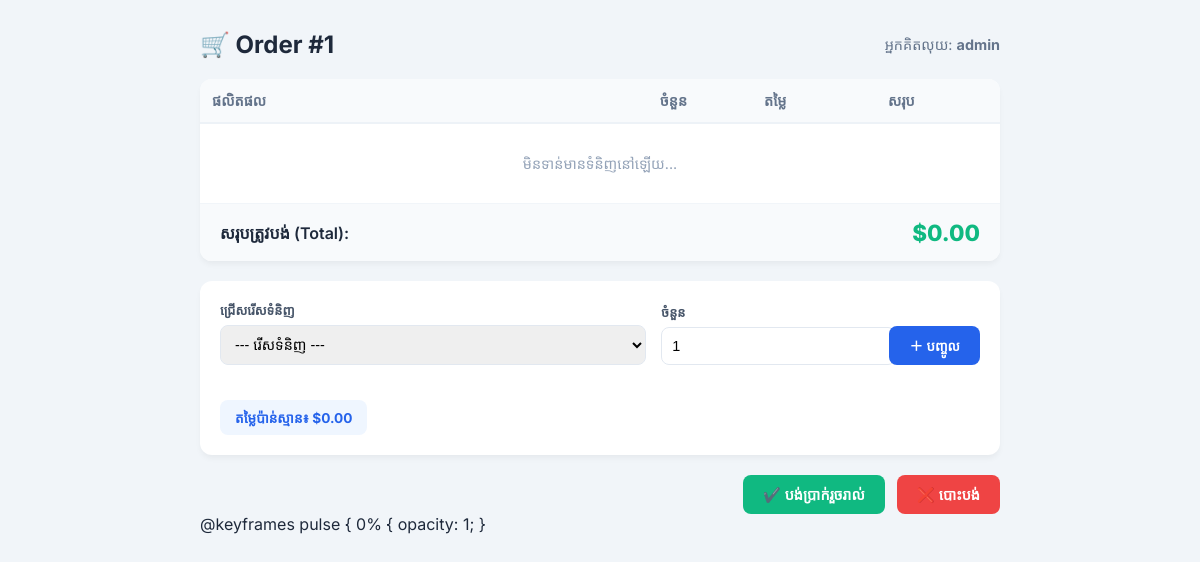
Screenshot of /sales/orders/1/items/ (signed in) with the database file from the repository.
### sales/models.py (models this page shows, shortened)
class Order(models.Model):
    STATUS_CHOICES = [
        ('open', 'បានបើក'),
        ('paid', 'បានបង់'),
        ('refunded', 'បានសង'),
        ('cancelled', 'បានលុបចោល'),
    ]
    cashier = models.ForeignKey(
        User,
        on_delete=models.SET_NULL,
        null=True,
        related_name='orders',
    )
    status = models.CharField(
        max_length=20,
        choices=STATUS_CHOICES,
        default='open'
    )
    created_at = models.DateTimeField(auto_now_add=True)
    notes = models.TextField(blank=True)
    @property
    def total(self):
        return sum(
            item.subtotal
            for item in self.items.all()
        )
    class Meta:
        ordering = ['-created_at']

### sales/views.py (the view, shortened to what this page needs)
# urls.py: path('orders/<int:pk>/items/', views.add_item, name='add_item'),
@login_required
def add_item(request, pk):
    order = get_object_or_404(Order, pk=pk)
    products = Product.objects.filter(
        is_active=True,
        stock__gt=0
    )
    item_form = OrderItemForm()
    return render(request, 'sales/add_item.html', {
        'order': order,
        'products': products,
        'item_form': item_form,
        'items': order.items.all(),
    })

### sales/forms.py (shortened to what this page needs)
class OrderItemForm(forms.ModelForm):
    class Meta:
        model  = OrderItem
        fields = ['product', 'quantity']

### sales/templates/sales/add_item.html (shortened to what this page needs)
<!doctype html>
<html lang="km">
  <head>
  </head>
  <body>
    <div class="header-section">
      <h1>🛒 Order #{{ order.pk }}</h1>
      <span style="font-size: 0.9rem; color: #64748b"
        >អ្នកគិតលុយ: <strong>{{ order.cashier }}</strong></span
      >
    </div>
    <div class="card">
      <table>
        <thead>
          <tr>
            <th>ផលិតផល</th>
            <th width="80">ចំនួន</th>
            <th width="100">តម្លៃ</th>
            <th width="100">សរុប</th>
          </tr>
        </thead>
        <tbody>
          {% for item in items %}
          <tr>
            <td><strong>{{ item.product.name }}</strong></td>
            <td>{{ item.quantity }}</td>
            <td>${{ item.unit_price }}</td>
            <td><strong>${{ item.subtotal }}</strong></td>
          </tr>
          {% empty %}
          <tr>
            <td
              colspan="4"
              style="text-align: center; color: #94a3b8; padding: 30px"
            >
              មិនទាន់មានទំនិញនៅឡើយ...
            </td>
          </tr>
          {% endfor %}
        </tbody>
      </table>
      <div class="payment-summary">
        <span style="font-weight: 600">សរុបត្រូវបង់ (Total):</span>
        <span class="total-amount" id="final_order_total"
          >${{ order.total|default:"0.00" }}</span
        >
      </div>
    </div>
    <div class="card" style="padding-bottom: 20px">
      <form method="post" id="order-form" class="add-item-form">
        <div class="form-group">
          <label>ជ្រើសរើសទំនិញ</label>
          <select
            name="product"
            id="product_id"
            required
            onchange="calculateLiveTotal()"
          >
            <option value="" data-price="0">--- រើសទំនិញ ---</option>
          </select>
        </div>
        <div class="form-group">
          <label>ចំនួន</label>
          <input
            type="number"
            name="quantity"
            id="quantity"
            value="1"
            min="1"
            required
            oninput="calculateLiveTotal()"
          />
        </div>
        <button type="submit" class="btn-add">＋ បញ្ចូល</button>
      </form>
      <div style="padding: 0 20px">
        <div class="live-preview">
          តម្លៃប៉ាន់ស្មាន៖ $<span id="live_subtotal">0.00</span>
        </div>
      </div>
    </div>
    <div class="footer-actions">
      <form method="POST" style="display: inline">
        <button type="submit" name="mark_paid" class="btn btn-paid">
          ✔️ បង់ប្រាក់រួចរាល់
        </button>
      </form>
      <form
        action="{% url 'cancel_order' order.pk %}"
        method="POST"
        onsubmit="return confirm('លុបចោលការបញ្ជាទិញ?');"
        style="display: inline"
      >
        <button type="submit" class="btn btn-cancel">❌ បោះបង់</button>
      </form>
    </div>
  </body>
</html>

### sales/templates/sales/add_item.html (style rules this page uses)
:root { --primary: #2563eb; --success: #10b981; --danger: #ef4444; --bg: #f1f5f9; --white: #ffffff; }
body { font-family: "Inter", sans-serif; max-width: 800px; margin: 30px auto; background: var(--bg); color: #1e293b; padding: 0 15px; }
.header-section { display: flex; justify-content: space-between; align-items: center; margin-bottom: 20px; }
h1 { font-size: 1.5rem; margin: 0; }
.card { background: var(--white); border-radius: 12px; box-shadow: 0 4px 6px -1px rgba(0, 0, 0, 0.05); overflow: hidden; margin-bottom: 20px; }
table { width: 100%; border-collapse: collapse; font-size: 0.9rem; }
th { background: #f8fafc; padding: 12px; text-align: left; color: #64748b; border-bottom: 2px solid #edf2f7; }
td { padding: 12px; border-bottom: 1px solid #f1f5f9; }
.payment-summary { background: #f8fafc; padding: 15px 20px; display: flex; justify-content: space-between; align-items: center; }
.total-amount { font-size: 1.4rem; font-weight: 800; color: var(--success); }
.add-item-form { padding: 20px; display: grid; grid-template-columns: 2fr 1fr auto; gap: 15px; align-items: end; }
.form-group label { display: block; font-size: 0.8rem; font-weight: 600; margin-bottom: 6px; color: #475569; }
select, input { width: 100%; padding: 10px; border: 1px solid #e2e8f0; border-radius: 8px; outline: none; font-size: 0.9rem; }
.btn-add { background: var(--primary); color: white; border: none; padding: 10px 20px; border-radius: 8px; font-weight: 600; cursor: pointer; transition: 0.2s; }
.live-preview { padding: 8px 15px; background: #eff6ff; color: var(--primary); border-radius: 8px; font-weight: 700; font-size: 0.85rem; margin-top: 15px; display: inline-block; }
.footer-actions { display: flex; gap: 12px; justify-content: flex-end; }
.btn { padding: 10px 20px; border-radius: 8px; font-weight: 700; cursor: pointer; border: none; font-size: 0.9rem; }
.btn-paid { background: var(--success); color: white; }
.btn-cancel { background: var(--danger); color: white; }

### rows the page displays
Order: pk "1", cashier "admin", total "0.00"
